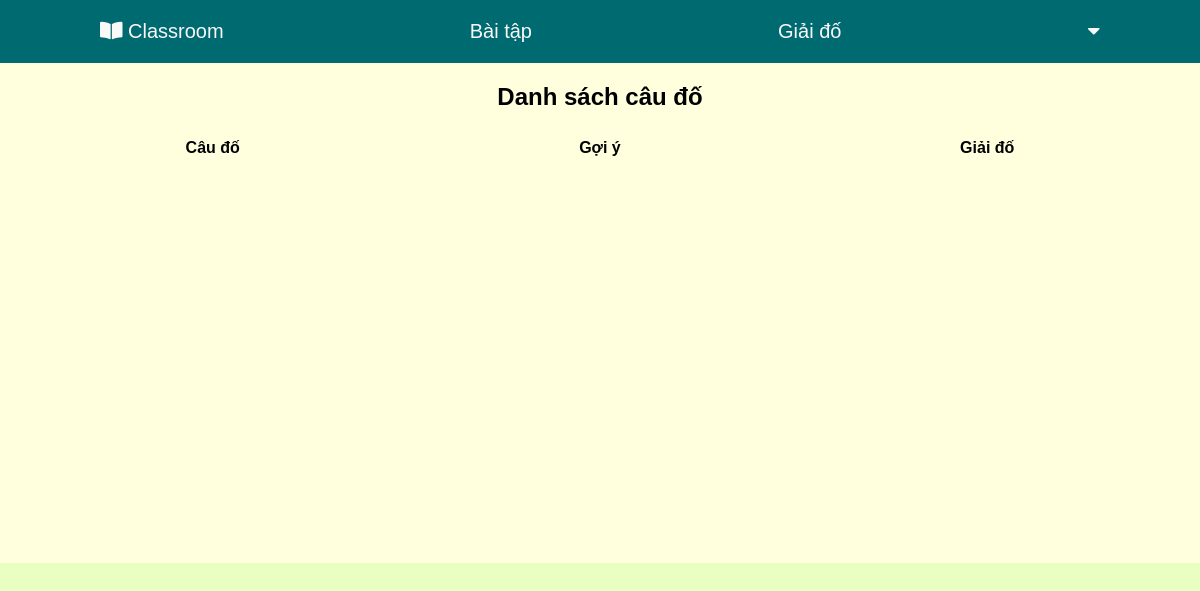
Page /quiz.php on the earlier database version.
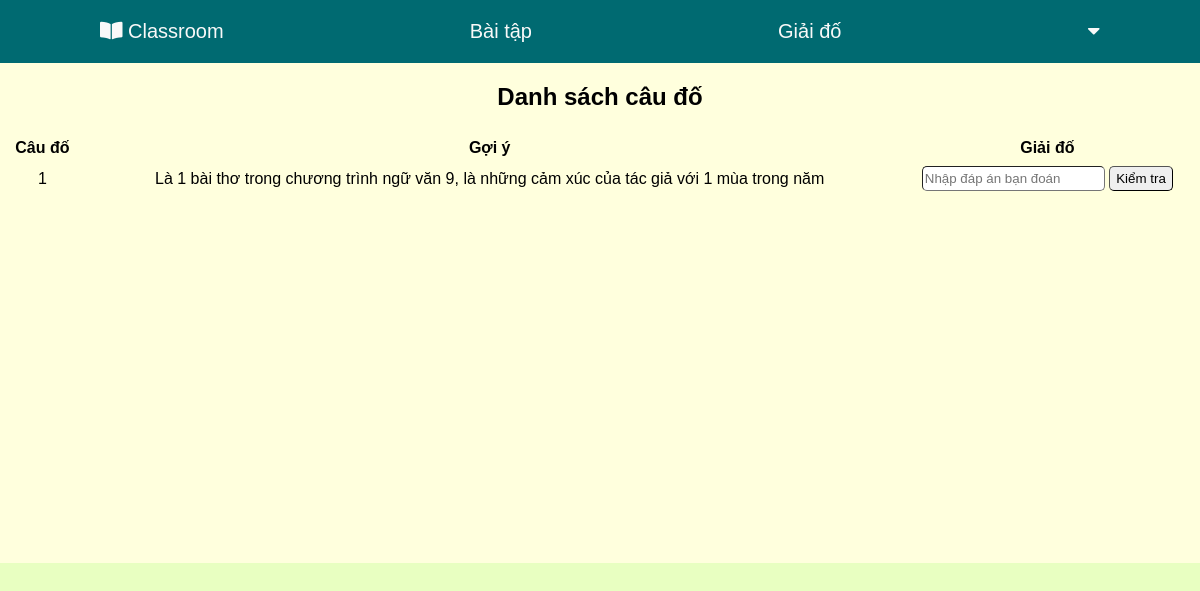
Same page on the later database version.
### tables this page shows
CREATE TABLE `quiz` (
  `id` int(11) NOT NULL,
  `linkfiletxt` varchar(1000) NOT NULL,
  `hint` longtext NOT NULL
);

### get_list_quiz.php (the view, shortened to what this page needs)
<?php include "connect_server.php";
$sql = "SELECT * FROM quiz";
$result = $conn->query($sql);
?>
<h1 style="text-align: center">Danh sách câu đố</h1>
<table class="table-quiz">
    <tr>
        <th> Câu đố</th>
        <th> Gợi ý</th>
        <th>Giải đố</th>
    </tr>
    <?php
    while ($list_quiz = $result->fetch_assoc()) {
        $id_quiz = $list_quiz['id'];
        $link_file = $list_quiz['linkfiletxt'];
        $hint = $list_quiz['hint'];
        ?>
        <div class="show-quiz">
            <tr>
                <td><?php echo $id_quiz ?></td>
                <td><?php echo $hint ?></td>
                <td>
                    <form action="check_answer_quiz.php" method="post">
                        <input name="input_answer_quiz" placeholder="Nhập đáp án bạn đoán">
                        <button name="check_answer_quiz" value="<?php echo $link_file?>">Kiểm tra</button>
                    </form>
                </td>
            </tr>
        </div>
    <?php } ?>

### quiz.php (shortened to what this page needs)
<!DOCTYPE html>
<html>
<head>
    <link rel="stylesheet" href="https://use.fontawesome.com/releases/v5.6.3/css/all.css">
    <link rel="stylesheet" href="resources/css/page.css">
    <link rel="stylesheet" href="resources/css/show_quiz.css"
</head>
<body>
<div class="wrapper">
    <?php include "header.php" ?>
    <div class="container">
        <?php include "get_list_quiz.php"; ?>
    </div>
        <?php include "footer.php";?>
</div>
</body>
</html>

### header.php (shortened to what this page needs)
<!DOCTYPE html>
<html>
<head>
    <link rel="stylesheet" href="resources/css/page.css">
    <link rel="stylesheet" href="https://use.fontawesome.com/releases/v5.6.3/css/all.css">
</head>
<body>
<header class="page-header">
    <div>
        <a href="home.php"><i class="fas fa-book-open"></i> Classroom</a></div>
    <div class="exercise">
        <a href="exercise.php">Bài tập</a>
    </div>
    <div class="quiz">
        <a href="quiz.php">Giải đố</a>
    </div>
    <div class="dropdown">
            <span class="username_header">
                <i class="fas fa-caret-down"></i>
            </span>
    </div>
</header>
</body>
</html>

### footer.php
<!DOCTYPE html>
<html>
<head>
</head>
<body style="background-color: #e8ffc1; width: 100%;">
</body>
</html>

### resources/css/page.css (style rules this page uses)
* { box-sizing: border-box; font-family: Arial, "Helvetica Neue", Helvetica, sans-serif; }
.wrapper { margin: 0; }
body { margin: 0; }
.page-header { display: flex; align-items: center; justify-content: space-between; position: relative; width: 100%; padding: 20px 100px; z-index: 100; background-color: #006a71; font-size: 20px; }
.username_header { color: #f9f9f9; }
.container { width: 100%; margin: 0; align-items: center; height: 100%; background-color: #ffffdd; height: 500px; }
h1 { margin: 0; padding: 20px; font-size: 24px; }
a { color: #f9f9f9; text-decoration: none; }
input, button { border-width: 1px; border-radius: 5px; height: 25px; }

### resources/css/show_quiz.css (style rules this page uses)
table { border-collapse: collapse; width: 100%; }
th, tr { text-align: center; padding: 8px; }

Differences in the rows shown:
added quiz: id "1", hint "Là 1 bài thơ trong chương trình ngữ văn 9, là những cảm xúc của tác giả với 1 mùa trong năm"
